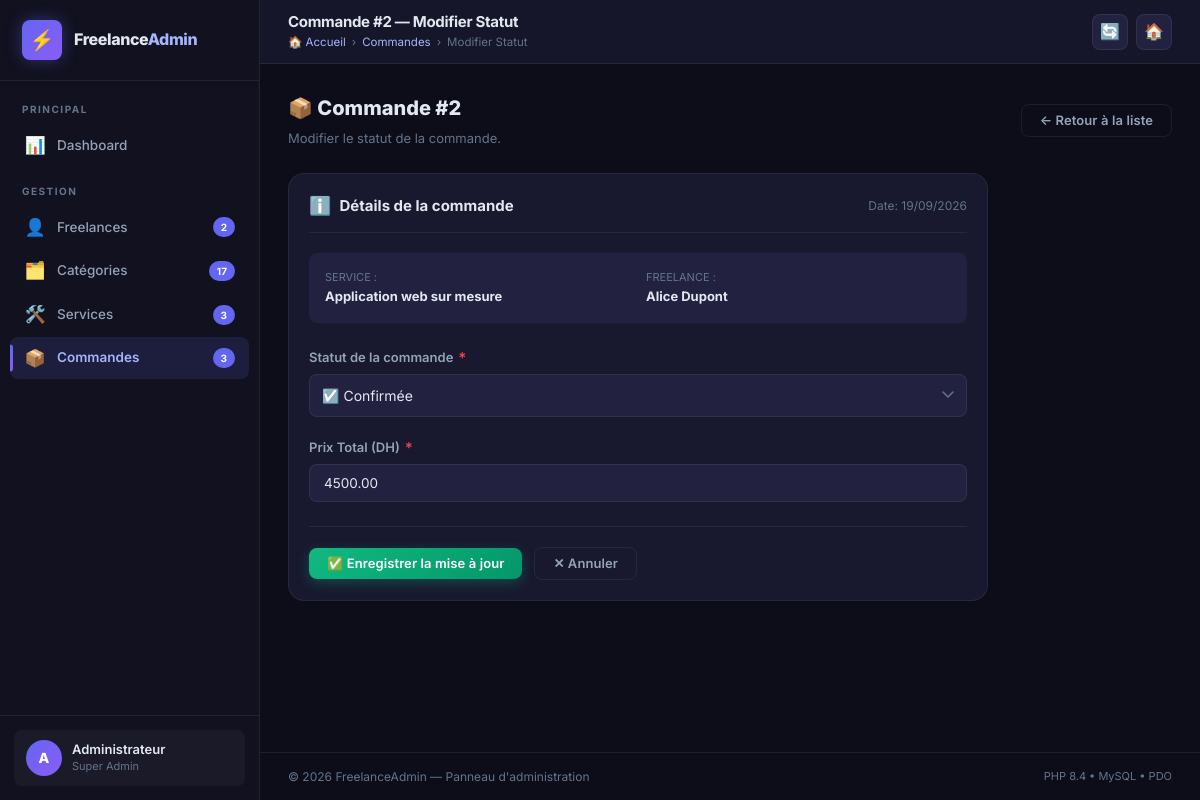
The page /réalisastion/admin/commandes/modifier.php?id=2 on the database its author committed.
### tables this page shows
CREATE TABLE commande (
    id_commande INT AUTO_INCREMENT PRIMARY KEY,
    date_commande DATE NOT NULL,
    statut VARCHAR(50) NOT NULL,
    prix_total DECIMAL(10,2) NOT NULL,
    id_service INT NOT NULL,

    CONSTRAINT fk_commande_service
        FOREIGN KEY (id_service)
        REFERENCES service(id_service)
        ON DELETE RESTRICT
        ON UPDATE CASCADE
);

CREATE TABLE service (
    id_service INT AUTO_INCREMENT PRIMARY KEY,
    titre VARCHAR(150) NOT NULL,
    description TEXT NOT NULL,
    prix DECIMAL(10,2) NOT NULL,
    image_service VARCHAR(255),
    id_freelance INT NOT NULL,
    id_categorie INT NOT NULL,

    CONSTRAINT fk_service_freelance
        FOREIGN KEY (id_freelance)
        REFERENCES freelance(id_freelance)
        ON DELETE CASCADE
        ON UPDATE CASCADE,

    CONSTRAINT fk_service_categorie
        FOREIGN KEY (id_categorie)
        REFERENCES categorie_service(id_categorie)
        ON DELETE RESTRICT
        ON UPDATE CASCADE
);

CREATE TABLE freelance (
    id_freelance INT AUTO_INCREMENT PRIMARY KEY,
    nom VARCHAR(100) NOT NULL,
    prenom VARCHAR(100) NOT NULL,
    email VARCHAR(150) NOT NULL UNIQUE,
    telephone VARCHAR(30),
    description TEXT,
    image VARCHAR(255),
    facebook VARCHAR(255),
    instagram VARCHAR(255),
    linkedin VARCHAR(255),
    github VARCHAR(255)
);

### réalisastion/admin/commandes/modifier.php (the view, shortened to what this page needs)
<?php
$pdo = getDB();
$id = filter_input(INPUT_GET, 'id', FILTER_VALIDATE_INT);
$stmt = $pdo->prepare("
    SELECT c.*, s.titre AS titre_service, f.nom AS nom_freelance, f.prenom AS prenom_freelance
    FROM commande c
    LEFT JOIN service s ON c.id_service = s.id_service
    LEFT JOIN freelance f ON s.id_freelance = f.id_freelance
    WHERE c.id_commande = ?
");
$stmt->execute([$id]);
$commande = $stmt->fetch();
$old = $commande;
require_once __DIR__ . '/../../includes/header.php';
?>
<div style="display:flex;align-items:center;justify-content:space-between;margin-bottom:24px;">
    <div>
        <h1 style="font-size:20px;font-weight:800;margin-bottom:4px;">📦 Commande #<?= $id ?></h1>
        <p style="color:var(--text-muted);font-size:13px;">Modifier le statut de la commande.</p>
    </div>
    <a href="<?= BASE_URL ?>/admin/commandes/index.php" class="btn btn-outline">← Retour à la liste</a>
</div>
<form method="POST" novalidate id="form-modifier-commande">
<div class="card" style="max-width:700px;">
    <div class="card-header">
        <h2 class="card-title"><span class="card-icon">ℹ️</span> Détails de la commande</h2>
        <span style="font-size:12px;color:var(--text-muted);">Date: <?= date('d/m/Y', strtotime($commande['date_commande'])) ?></span>
    </div>
    <div style="background:var(--bg-input);padding:16px;border-radius:8px;margin-bottom:24px;">
        <div style="display:grid;grid-template-columns:1fr 1fr;gap:16px;font-size:13px;">
            <div>
                <span style="color:var(--text-muted);display:block;font-size:11px;text-transform:uppercase;">Service :</span>
                <strong><?= htmlspecialchars($commande['titre_service'] ?? 'Non spécifié') ?></strong>
            </div>
            <div>
                <span style="color:var(--text-muted);display:block;font-size:11px;text-transform:uppercase;">Freelance :</span>
                <strong><?= htmlspecialchars(($commande['prenom_freelance'] ?? '') . ' ' . ($commande['nom_freelance'] ?? '')) ?></strong>
            </div>
        </div>
    </div>
    <div class="form-group" style="margin-bottom:20px;">
        <label for="statut">Statut de la commande <span class="required">*</span></label>
        <select name="statut" id="statut" required style="font-size:14px;padding:12px;">
            <option value="confirmée"  <?= $old['statut'] === 'confirmée'  ? 'selected' : '' ?>>☑️ Confirmée</option>
        </select>
    </div>
    <div class="form-group" style="margin-bottom:24px;">
        <label for="prix_total">Prix Total (DH) <span class="required">*</span></label>
        <input type="number" name="prix_total" id="prix_total" step="0.01" min="0"
               value="<?= htmlspecialchars($old['prix_total']) ?>" required>
    </div>
    <div class="form-actions">
        <button type="submit" class="btn btn-success" id="btn-submit-commande">
            ✅ Enregistrer la mise à jour
        </button>
        <a href="<?= BASE_URL ?>/admin/commandes/index.php" class="btn btn-outline">
            ✕ Annuler
        </a>
    </div>
</div>
</form>
<?php require_once __DIR__ . '/../../includes/footer.php'; ?>

### réalisastion/assets/css/admin.css (style rules this page uses)
:root { --primary: #6366f1; --primary-dark: #4f46e5; --primary-light: #a5b4fc; --secondary: #8b5cf6; --accent: #06b6d4; --success: #10b981; --success-bg: rgba(16, 185, 129, 0.12); --danger: #ef4444; --danger-bg: rgba(239, 68, 68, 0.12); --warning: #f59e0b; --warning-bg: rgba(245, 158, 11, 0.12); --info: #3b82f6; --info-bg: rgba(59, 130, 246, 0.12); --bg-body: #0d0d1a; --bg-sidebar: #111120; --bg-card: #18182e; --bg-card-hover: #1e1e38; --bg-input: #222240; --bg-table-header: #1c1c34; --bg-table-row: #18182e; --bg-table-alt: #1b1b31; --bg-topbar: #16162a; --text-primary: #e2e8f0; --text-secondary: #94a3b8; --text-muted: #64748b; --border: rgba(255, 255, 255, 0.07); --border-hover: rgba(99, 102, 241, 0.35); --border-focus: rgba(99, 102, 241, 0.55); --sidebar-w: 260px; --topbar-h: 64px; --space-xs: 6px; --space-sm: 12px; --space-md: 20px; --space-lg: 28px; --space-xl: 40px; --r-xs: 4px; --r-sm: 8px; --r-md: 12px; --r-lg: 16px; --r-xl: 20px; --r-full: 9999px; --shadow-sm: 0 2px 8px rgba(0, 0, 0, 0.35); --shadow: 0 4px 20px rgba(0, 0, 0, 0.45); --shadow-lg: 0 8px 40px rgba(0, 0, 0, 0.55); --shadow-primary: 0 4px 18px rgba(99, 102, 241, 0.32); --t-fast: all 0.18s ease; --t: all 0.25s cubic-bezier(0.4, 0, 0.2, 1); --t-slow: all 0.4s ease; }
*, *::before, *::after { box-sizing: border-box; margin: 0; padding: 0; }
html { font-size: 14px; scroll-behavior: smooth; -webkit-text-size-adjust: 100%; }
body { font-family: 'Inter', -apple-system, BlinkMacSystemFont, 'Segoe UI', Roboto, sans-serif; background-color: var(--bg-body); color: var(--text-primary); min-height: 100vh; line-height: 1.6; -webkit-font-smoothing: antialiased; -moz-osx-font-smoothing: grayscale; }
a { text-decoration: none; color: inherit; transition: var(--t-fast); }
button { font-family: inherit; cursor: pointer; }
.card { background: var(--bg-card); border: 1px solid var(--border); border-radius: var(--r-lg); padding: var(--space-md); transition: border-color 0.25s ease, box-shadow 0.25s ease; }
.card-header { display: flex; align-items: center; justify-content: space-between; gap: 12px; margin-bottom: var(--space-md); padding-bottom: 14px; border-bottom: 1px solid var(--border); flex-wrap: wrap; }
.card-title { font-size: 15px; font-weight: 700; color: var(--text-primary); display: flex; align-items: center; gap: 8px; margin: 0; }
.card-icon { font-size: 18px; line-height: 1; }
.btn { display: inline-flex; align-items: center; justify-content: center; gap: 7px; padding: 9px 18px; border-radius: var(--r-sm); font-size: 13px; font-weight: 600; font-family: inherit; cursor: pointer; border: none; transition: var(--t); text-decoration: none; white-space: nowrap; letter-spacing: 0.1px; line-height: 1; vertical-align: middle; outline: none; }
.btn-success { background: linear-gradient(135deg, var(--success) 0%, #059669 100%); color: #fff; box-shadow: 0 4px 14px rgba(16, 185, 129, 0.3); }
.btn-outline { background: transparent; border: 1px solid var(--border); color: var(--text-secondary); }
.form-group { display: flex; flex-direction: column; gap: 6px; }
label { font-size: 13px; font-weight: 600; color: var(--text-secondary); display: flex; align-items: center; gap: 5px; user-select: none; }
.required { color: var(--danger); font-size: 15px; line-height: 1; }
input[type="text"], input[type="email"], input[type="number"], input[type="url"], input[type="tel"], input[type="date"], input[type="file"], select, textarea { width: 100%; background: var(--bg-input); border: 1px solid var(--border); border-radius: var(--r-sm); padding: 10px 14px; color: var(--text-primary); font-family: inherit; font-size: 13.5px; transition: var(--t); outline: none; -webkit-appearance: none; appearance: none; }
input::placeholder, textarea::placeholder { color: var(--text-muted); font-size: 13px; }
select { background-repeat: no-repeat; background-position: right 12px center; padding-right: 36px; cursor: pointer; }
select option { background: #1a1a2e; color: var(--text-primary); }
.form-actions { display: flex; align-items: center; gap: 12px; padding-top: var(--space-md); margin-top: 4px; border-top: 1px solid var(--border); flex-wrap: wrap; }

### rows shown on the page
commande: date_commande "19/09/2026", id_service.titre "Application web sur mesure", freelance.prenom+nom "Alice Dupont", statut "☑️ Confirmée", prix_total "4500.00"

### other values the page prints
$stats['freelances'] "2"
$stats['categories'] "17"
$stats['services'] "3"
$stats['commandes'] "3"
$pageTitle "Commande #2 — Modifier Statut"
$crumb['label'] "Commandes"
$crumb['label'] "Modifier Statut"
$id "2"
PHP_MAJOR_VERSION "8"
PHP_MINOR_VERSION "4"
